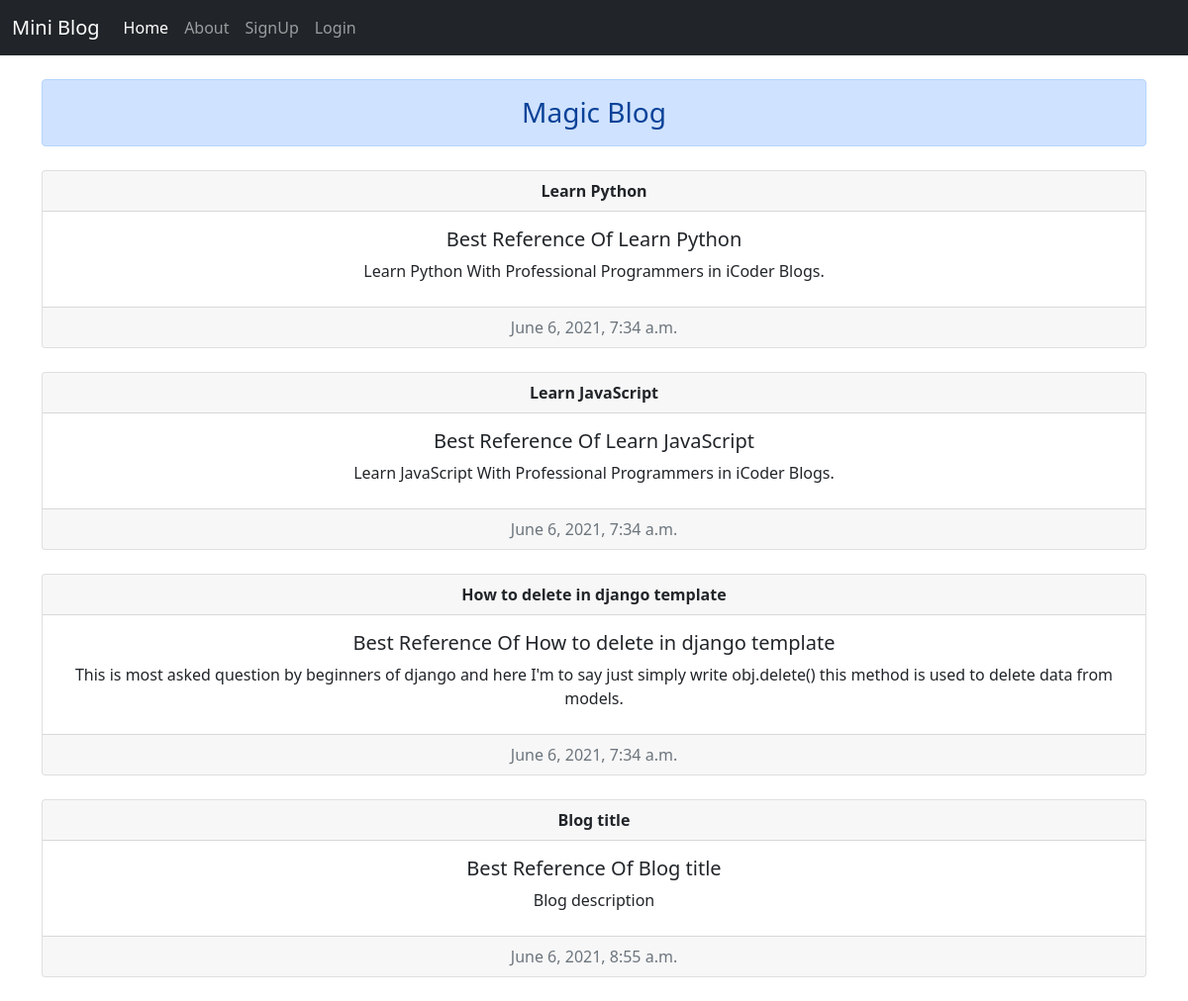
The page / on the database its author committed.
### myapp/models.py (models this page shows)
class Blog(models.Model):
  author = models.CharField(max_length=50)
  title = models.CharField(max_length=100)
  desc = models.CharField(max_length=200)
  date = models.DateTimeField(auto_now_add=True)

### myapp/views.py (the view)
# urls.py: path('', views.user_Home, name='home'),
def user_Home(request):
  pi = Blog.objects.all()
  return render(request, 'home.html', {'users': pi})

### templates/home.html (shortened to what this page needs)
{% extends 'base.html' %}
{% block body %}
 <div class="container">
  <h3 class='my-4 text-center alert alert-primary'>Magic Blog</h3>
  {% if users %}
   {% for user in users %}
    <div class="card text-center">
      <div class="card-header">
        <strong>{{user.title}}</strong>
      </div>
      <div class="card-body">
        <h5 class="card-title">Best Reference Of {{user.title}}</h5>
        <p class="card-text">{{user.desc}}</p>
      </div>
      <div class="card-footer mt-2 text-muted">
        {{user.date}}
      </div>
    </div><br>
   {% endfor %}
  {% endif %}
</div>
{% endblock %}

### templates/base.html (shortened to what this page needs)
<!doctype html>
<html lang="en">
  <head>
    <link href="https://cdn.jsdelivr.net/npm/bootstrap@5.0.0-beta3/dist/css/bootstrap.min.css" rel="stylesheet">
    <link rel="stylesheet" href="static/style.css" type="text/css" media="all" />
  </head>
  <body>
    {% include 'navbar.html' %}
    {% block body%}
    {% endblock %}
  </body>
</html>

### templates/navbar.html (shortened to what this page needs)
<nav class="navbar navbar-expand-lg navbar-dark bg-dark">
  <div class="container-fluid">
    <a class="navbar-brand text-center" href="/">Mini Blog</a>
    <div class="collapse navbar-collapse" id="navbarNavAltMarkup">
      <div class="navbar-nav">
        <a class="nav-link active" aria-current="page" href="{% url 'home' %}">Home</a>
        <a class="nav-link" href="{% url 'about' %}">About</a>
        {% if request.user.is_authenticated %}
          <a class="nav-link" href="{% url 'dashboard' %}">Dashboard</a>
          <a class="nav-link" href="{% url 'profile' %}">Profile, <strong>{{request.user.username}}</strong></a>
          <a class="nav-link" href="{% url 'logout' %}">Logout</a>
         {% else %}
          <a class="nav-link" href="{% url 'signup' %}">SignUp</a>
          <a class="nav-link" href="{% url 'login' %}">Login</a>
        {% endif %}
      </div>
    </div>
  </div>
</nav>

### static/style.css (style rules this page uses)
body { background-color: rbg(18, 17, 20); }

### rows shown on the page
Blog: title "Learn Python", desc "Learn Python With Professional Programmers in iCoder Blogs.", date "June 6, 2021, 7:34 a.m."
Blog: title "Learn JavaScript", desc "Learn JavaScript With Professional Programmers in iCoder Blogs.", date "June 6, 2021, 7:34 a.m."
Blog: title "How to delete in django template", desc "This is most asked question by beginners of django and here I'm to say just simply write obj.delete() this method is used to delete data from models.", date "June 6, 2021, 7:34 a.m."
Blog: title "Blog title", desc "Blog description", date "June 6, 2021, 8:55 a.m."
